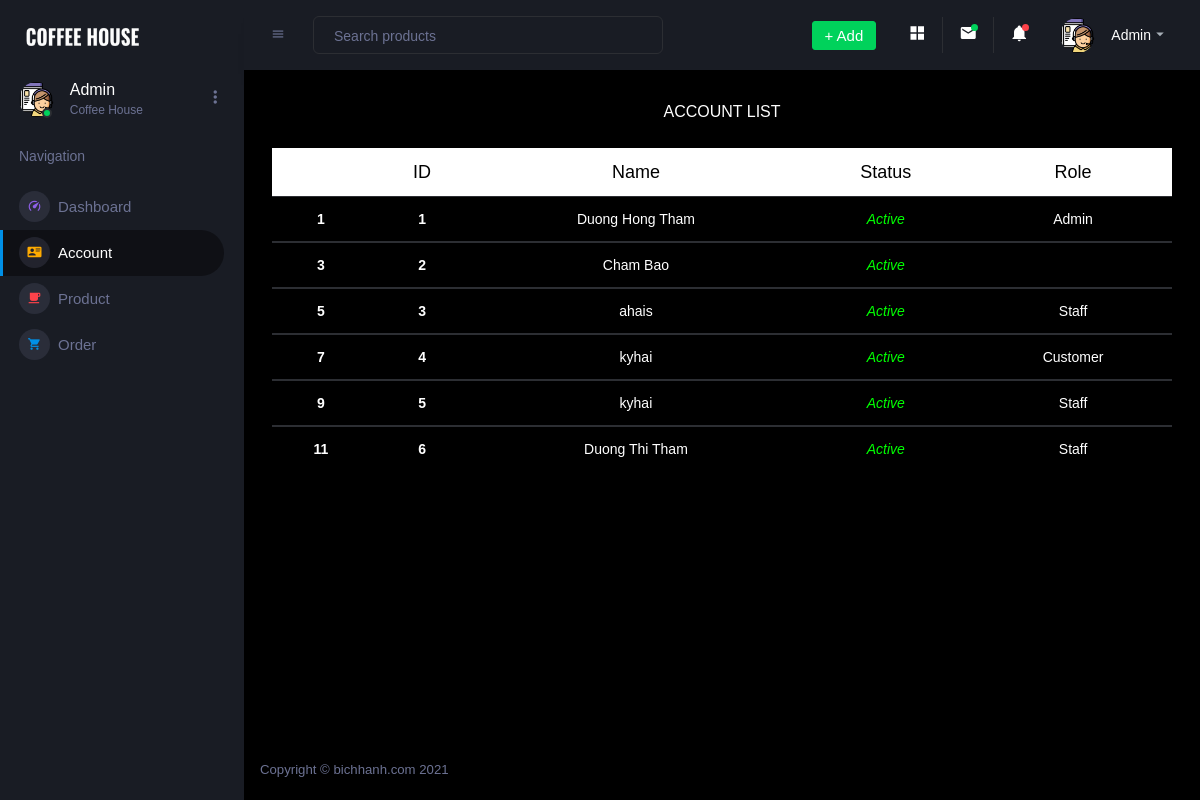
Before: /admin/account.php with the older database file.
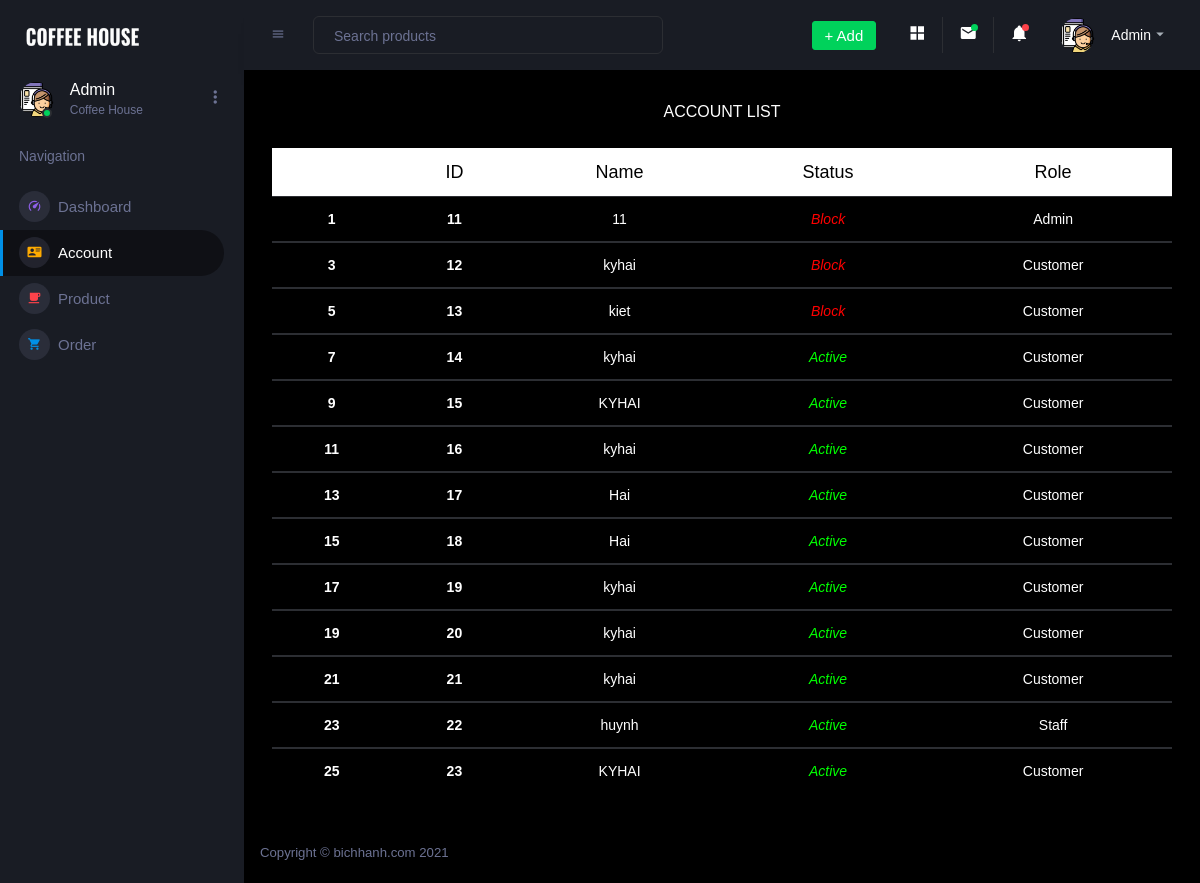
After: the same page with the newer database file.
### tables this page shows
CREATE TABLE `khachhang` (
  `matk` int(50) NOT NULL,
  `Username` varchar(50) NOT NULL,
  `tenkh` varchar(50) NOT NULL,
  `Password` varchar(50) NOT NULL,
  `TinhTrang` varchar(20) NOT NULL,
  `Quyen` varchar(50) NOT NULL
);

### admin/hehe.php (called while the page is built, shortened)
<?php
class module{
    function getAllAccount(){
        $db = new Connection();
        $conn = $db -> conn;
        $sql = "SELECT * FROM khachhang";
        $query = mysqli_query($conn, $sql);
        $result = array();
        if(mysqli_num_rows($query) > 0){
            while($row = mysqli_fetch_assoc($query)){
                $result[] = $row;
            }
        }
        return $result;
    }
}
?>

### admin/account.php (the view, shortened to what the changed rows need)
<?php
require_once("./hehe.php");
$a = new module();
$account = $a -> getAllAccount();
?>
<!DOCTYPE html>
<html lang="en">
  <head>
    <link rel="stylesheet" href="assets/vendors/mdi/css/materialdesignicons.min.css">
    <link rel="stylesheet" href="assets/vendors/css/vendor.bundle.base.css">
    <link rel="stylesheet" href="assets/vendors/jvectormap/jquery-jvectormap.css">
    <link rel="stylesheet" href="assets/vendors/flag-icon-css/css/flag-icon.min.css">
    <link rel="stylesheet" href="assets/vendors/owl-carousel-2/owl.carousel.min.css">
    <link rel="stylesheet" href="assets/vendors/owl-carousel-2/owl.theme.default.min.css">
    <link rel="stylesheet" href="assets/css/style.css">
  </head>
  <body>
    <div class="container-scroller">
      <div class="container-fluid page-body-wrapper">
        <div class="main-panel" style="text-align:center">
          <div class="content-wrapper" style="text-align:center">
          <br><br>
          <table class="table">
  <thead>
    <tr style="background: white">
      <th style="color: black; font-size:18px" scope="col"></th>
      <th style="color: black; font-size:18px" scope="col">ID</th>
      <th style="color: black; font-size:18px" scope="col">Name</th>
      <th style="color: black; font-size:18px" scope="col">Status</th>
      <th style="color: black; font-size:18px" scope="col">Role</th>
    </tr>
  </thead>
  <?php
  $stt = 0; $role;
  ?>
  <?php foreach ($account as $value) :
   $stt++;
  ?>
  <tbody style="color: white">
    <tr>
      <th style="text-align: center"><?php echo $stt++ ?></th>
      <th><?php echo $value['matk']; ?></th>
      <td><?php echo $value['tenkh']; ?></td>
      <td style="font-style:italic">
          <?php
          if($value['TinhTrang'] == 11 || $value['TinhTrang'] ==2){
              echo "<div style='color: red'>Block</div>";
          }
          if($value['TinhTrang'] == 1){
              echo "<div style='color: #00ff00'>Active</div>";
          }
          ?>
      </td>
      <td>
      <?php
        if($value['Quyen'] == 1){
            echo "Admin";
        }
        if($value['Quyen'] == 0){
            echo "Customer";
        }
        if($value['Quyen']==2){
            echo "Staff";
        }
       ?>
       </td>
    </tr>
  </tbody>
  <?php endforeach ?>
</table>
          </div>
        </div>
      </div>
    </div>
  </body>
</html>

Changed rows visible on the page:
removed khachhang: matk "1", tenkh "Duong Hong Tham", TinhTrang "Active", Quyen "Admin"
removed khachhang: matk "2", tenkh "Cham Bao", TinhTrang "Active"
removed khachhang: matk "3", tenkh "ahais", TinhTrang "Active", Quyen "Staff"
removed khachhang: matk "4", tenkh "kyhai", TinhTrang "Active", Quyen "Customer"
removed khachhang: matk "5", tenkh "kyhai", TinhTrang "Active", Quyen "Staff"
removed khachhang: matk "6", tenkh "Duong Thi Tham", TinhTrang "Active", Quyen "Staff"
added khachhang: matk "11", tenkh "11", TinhTrang "Block", Quyen "Admin"
added khachhang: matk "12", tenkh "kyhai", TinhTrang "Block", Quyen "Customer"
added khachhang: matk "13", tenkh "kiet", TinhTrang "Block", Quyen "Customer"
added khachhang: matk "14", tenkh "kyhai", TinhTrang "Active", Quyen "Customer"
added khachhang: matk "15", tenkh "KYHAI", TinhTrang "Active", Quyen "Customer"
added khachhang: matk "16", tenkh "kyhai", TinhTrang "Active", Quyen "Customer"
added khachhang: matk "17", tenkh "Hai", TinhTrang "Active", Quyen "Customer"
added khachhang: matk "18", tenkh "Hai", TinhTrang "Active", Quyen "Customer"
added khachhang: matk "19", tenkh "kyhai", TinhTrang "Active", Quyen "Customer"
added khachhang: matk "20", tenkh "kyhai", TinhTrang "Active", Quyen "Customer"
added khachhang: matk "21", tenkh "kyhai", TinhTrang "Active", Quyen "Customer"
added khachhang: matk "22", tenkh "huynh", TinhTrang "Active", Quyen "Staff"
added khachhang: matk "23", tenkh "KYHAI", TinhTrang "Active", Quyen "Customer"
